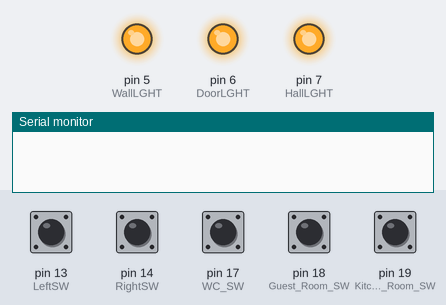
Bench run of a sketch on a simulated Arduino Uno, built with avr-gcc and run on an emulated ATmega328P. Shown: output pins drawn as LEDs (lit = HIGH), the last lines printed to the serial monitor. Inputs (shaded band) come from the test bench; at power-on: pin 13 (LeftSW), pin 14 (RightSW) HIGH, pin 17 (WC_SW), pin 18 (Guest_Room_SW), pin 19 (Kitchen_Room_SW) LOW.

Above: at 1.2 s.
1.3 s: pin 13 (LeftSW) pulled LOW for 0.15 s
At 2.6 s:
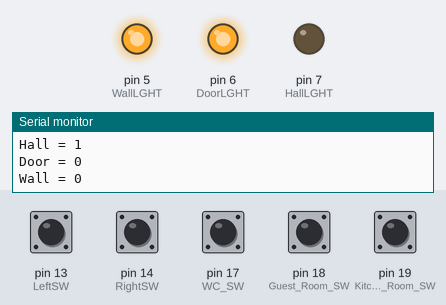
2.9 s: pin 14 (RightSW) pulled LOW for 0.15 s
At 3.5 s:
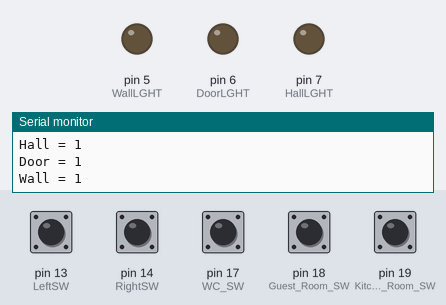
4.5 s: pin 17 (WC_SW) pulled HIGH for 0.15 s
At 4.58 s:
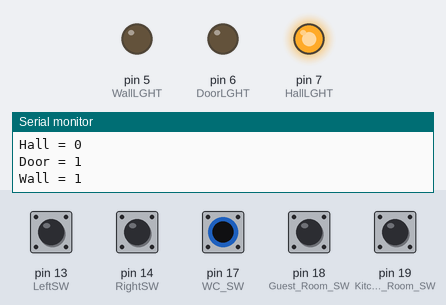
6.1 s: pin 13 (LeftSW) pulled LOW for 1 s
At 8.2 s:
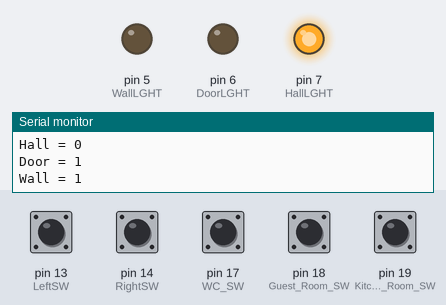
8.6 s: pin 14 (RightSW) pulled LOW for 1 s
At 10.4 s:
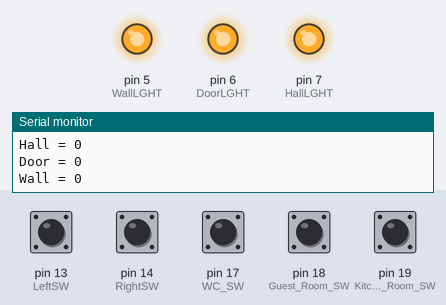
11.1 s: pin 13 (LeftSW) driven LOW and pin 14 (RightSW) driven LOW
At 12.7 s:
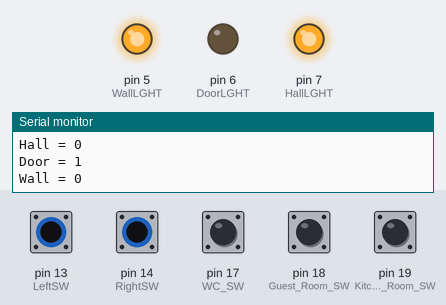
Timing chart, 0 to 14.2 s (numbered marks = the images above; inputs shaded):
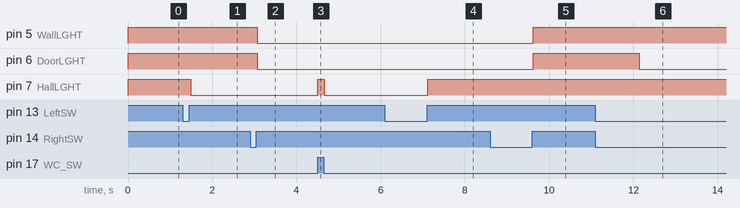

Measured:
- after the input at 1.3 s, pin 7 (HallLGHT): HIGH → LOW after 0.18 s
- after the input at 2.9 s, pin 5 (WallLGHT), pin 6 (DoorLGHT): HIGH → LOW after 0.17 s
- after the input at 4.5 s, pin 7 (HallLGHT): LOW → HIGH at once, → LOW 0.15 s later
- after the input at 6.1 s, pin 7 (HallLGHT): LOW → HIGH after 1.0 s
- after the input at 8.6 s, pin 5 (WallLGHT), pin 6 (DoorLGHT): LOW → HIGH after 1.0 s
- after the input at 11.1 s, pin 6 (DoorLGHT): HIGH → LOW after 1.0 s

The sketch:

Hall1.ino
```cpp
unsigned long last1;  // Button Left
unsigned long last2;  // Button Right
unsigned long last3;  // Button Right
unsigned long last4;  // Button Right
unsigned long last5;  // Button Right

byte Hall_Lght_State;
byte Door_Lght_State;
byte Wall_Lght_State;

byte HallLGHT = 7;  //  left
byte DoorLGHT = 6;  //  right
byte WallLGHT = 5;  //  single

const byte  LeftSW = 13;
long buttonTimer = 0;
long longPressTime = 10000;
boolean buttonActive = false;
boolean longPressActive = false;

const byte  RightSW = 14;
long buttonTimer2 = 0;
long longPressTime2 = 1000;
boolean buttonActive2 = false;
boolean longPressActive2 = false;

const byte  WC_SW = 17;
byte        buttonState1 = 0;         // current state of the button
byte        lastButtonState1 = 0;

const byte  Guest_Room_SW = 18;
byte        buttonState2 = 0;         // current state of the button
byte        lastButtonState2 = 0;

const byte  Kitchen_Room_SW = 19;
byte        buttonState3 = 0;         // current state of the button
byte        lastButtonState3 = 0;

void setup()
{
  Serial.begin(9600);

  pinMode(HallLGHT, OUTPUT);
  pinMode(DoorLGHT, OUTPUT);
  pinMode(WallLGHT, OUTPUT);

  digitalWrite(HallLGHT,HIGH);
  digitalWrite(DoorLGHT,HIGH);
  digitalWrite(WallLGHT,HIGH);

  pinMode(LeftSW, INPUT);
  pinMode(RightSW, INPUT);
  pinMode(WC_SW, INPUT);
  pinMode(Guest_Room_SW, INPUT);
  pinMode(Kitchen_Room_SW, INPUT);

}


void loop() {
/*************************** Hall Light  *****************************************/
 if (millis() - last1 > 50) {

      if (digitalRead(LeftSW) == LOW) {

        if (buttonActive == false) {
         buttonActive = true;
         buttonTimer = millis();
        }

         if ((millis() - buttonTimer > longPressTime) && (longPressActive == false)) {
          longPressActive = true;

            //   Long Press

         }

        } else {

          if (buttonActive == true) {
          if (longPressActive == true) {
          longPressActive = false;
        } else {

            //   Short Press

           Hall_Lght_State = !Hall_Lght_State;
           Update_Hall_Lght( Hall_Lght_State );
           send();


        }
        buttonActive = false;
      }
    }

   last1 = millis();
 } //timer


 /**********************  - WC button Hall ***************************************/
if (millis() - last2 > 50) {
  buttonState1 = digitalRead(WC_SW);
  if (buttonState1 != lastButtonState1) {

      Hall_Lght_State = !Hall_Lght_State;
      Update_Hall_Lght( Hall_Lght_State );
      send();
  }
  lastButtonState1 = buttonState1;
  last2 = millis();
}//millis

/*************************** Wall and Door Lights  *****************************************/
 if (millis() - last3 > 50) {

   if (digitalRead(RightSW) == LOW) {

      if (buttonActive2 == false) {
          buttonActive2 = true;
          buttonTimer2 = millis();
       }

      if ((millis() - buttonTimer2 > longPressTime2) && (longPressActive2 == false)) {
         longPressActive2 = true;

          //   Long Press

          Door_Lght_State = !Door_Lght_State;
          Update_Door_Lght( Door_Lght_State);
          send();

      }

    } else {

      if (buttonActive2 == true) {
          if (longPressActive2 == true) {
              longPressActive2 = false;
          } else {

             //   Short Press

             Door_Lght_State = !Door_Lght_State;
             Wall_Lght_State = !Wall_Lght_State;

             Update_Door_Lght( Door_Lght_State);
             Update_Wall_Lght( Wall_Lght_State);
             send();

          }
          buttonActive2 = false;
       }
    }

  last3 = millis();
 }

 /**********************  Guest_Room_SW ***************************************/
if (millis() - last4 > 50) {
  buttonState2 = digitalRead(Guest_Room_SW);
  if (buttonState2 != lastButtonState2) {

       Door_Lght_State = !Door_Lght_State;
       Wall_Lght_State = !Wall_Lght_State;

       Update_Door_Lght( Door_Lght_State);
       Update_Wall_Lght( Wall_Lght_State);
       send();
  }
  lastButtonState2 = buttonState2;
  last4 = millis();
}//millis

 /**********************  Kitchen_Room_SW ***************************************/
if (millis() - last5 > 50) {
  buttonState3 = digitalRead(Kitchen_Room_SW);
  if (buttonState3 != lastButtonState3) {

       Door_Lght_State = !Door_Lght_State;
       Wall_Lght_State = !Wall_Lght_State;

       Update_Door_Lght( Door_Lght_State);
       Update_Wall_Lght( Wall_Lght_State);
       send();
  }
  lastButtonState3 = buttonState3;
  last5 = millis();
}//millis


} // loop

/*******************************************/
void Update_Hall_Lght( byte state){

    if(state == 0){
        digitalWrite( HallLGHT , 1 );
      }else{
        digitalWrite( HallLGHT , 0 );
      }
  }

/*******************************************/
void Update_Door_Lght( byte state){

    if(state == 0){
        digitalWrite( DoorLGHT , 1 );
      }else{
        digitalWrite( DoorLGHT , 0 );
      }
  }

/*******************************************/
void Update_Wall_Lght( byte state){

    if(state == 0){
        digitalWrite( WallLGHT , 1 );
      }else{
        digitalWrite( WallLGHT , 0 );
      }
  }
/*******************************************/

void send(){
  Serial.print("Hall = ");
  Serial.println(Hall_Lght_State);
  Serial.print("Door = ");
  Serial.println(Door_Lght_State);
  Serial.print("Wall = ");
  Serial.println(Wall_Lght_State);
  }
```
